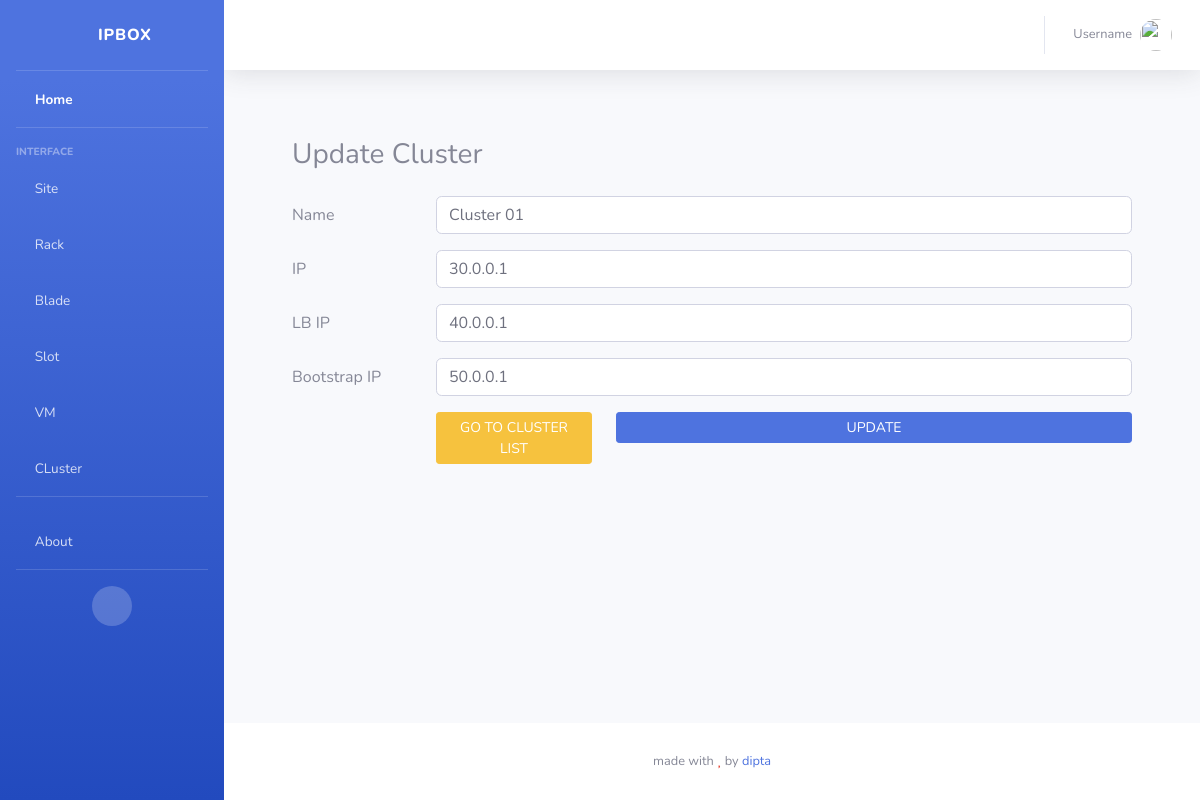
Page /clusters/update/1 on the committed database.
### clusterapp/models.py (models this page shows, shortened)
class Cluster(models.Model):
  name        = models.CharField(max_length=128)
  ip          = models.GenericIPAddressField()
  lb_ip       = models.GenericIPAddressField()
  bootstrap   = models.GenericIPAddressField()
  class Meta:
    verbose_name_plural = "Clusters"

### clusterapp/views.py (the view, shortened to what this page needs)
# urls.py: path('update/<id>', views.clusterUpdate, name='cluster_update'),
def clusterUpdate(request, id):
  cluster = Cluster.objects.get(pk=id)
  context = {
    'cluster': cluster,
  }
  return render(request, 'clusterapp/cluster_update.html', context=context)

### clusterapp/templates/clusterapp/cluster_update.html (shortened to what this page needs)
{% extends 'sbadmin/base.html' %} {% load static %} {% block content %}
<div class="card-body">
  <div class="container my-4">
    <h3 class="my-4">Update Cluster</h3>
    <form method="POST" action="{% url 'clusterapp:cluster_update' cluster.id %}">
      <div class="form-group row">
        <label for="clustername" class="col-sm-2 col-form-label">Name</label>
        <div class="col">
          <input
            type="text"
            class="form-control"
            value="{{ cluster.name }}"
            id="clustername"
            name="clustername"
            required
          />
        </div>
      </div>
      <div class="form-group row">
        <label for="clusterip" class="col-sm-2 col-form-label">IP</label>
        <div class="col">
          <input
            type="text"
            class="form-control"
            value="{{ cluster.ip }}"
            id="clusterip"
            name="clusterip"
            required
          />
        </div>
      </div>
      <div class="form-group row">
        <label for="clusterlb_ip" class="col-sm-2 col-form-label">LB IP</label>
        <div class="col">
          <input
            type="text"
            class="form-control"
            value="{{ cluster.lb_ip }}"
            id="clusterlb_ip"
            name="clusterlb_ip"
            required
          />
        </div>
      </div>
      <div class="form-group row">
        <label for="clusterbootstrap" class="col-sm-2 col-form-label"
          >Bootstrap IP</label
        >
        <div class="col">
          <input
            type="text"
            class="form-control"
            value="{{ cluster.bootstrap }}"
            id="clusterbootstrap"
            name="clusterbootstrap"
            required
          />
        </div>
      </div>
      <div class="form-group row">
        <div class="col-sm-2"></div>
        <div class="col">
          <div class="row">
            <div class="col-3">
              <a href="{% url 'clusterapp:clusters' %}" class="btn btn-warning btn-sm btn-block"
                >GO TO CLUSTER LIST</a
              >
            </div>
            <div class="col">
              <button type="submit" class="btn btn-primary btn-sm btn-block">
                UPDATE
              </button>
            </div>
          </div>
        </div>
      </div>
    </form>
  </div>
</div>
{% endblock content %}

### rows in the picture
Cluster: clustername "Cluster 01", clusterip "30.0.0.1", clusterlb_ip "40.0.0.1", clusterbootstrap "50.0.0.1"
